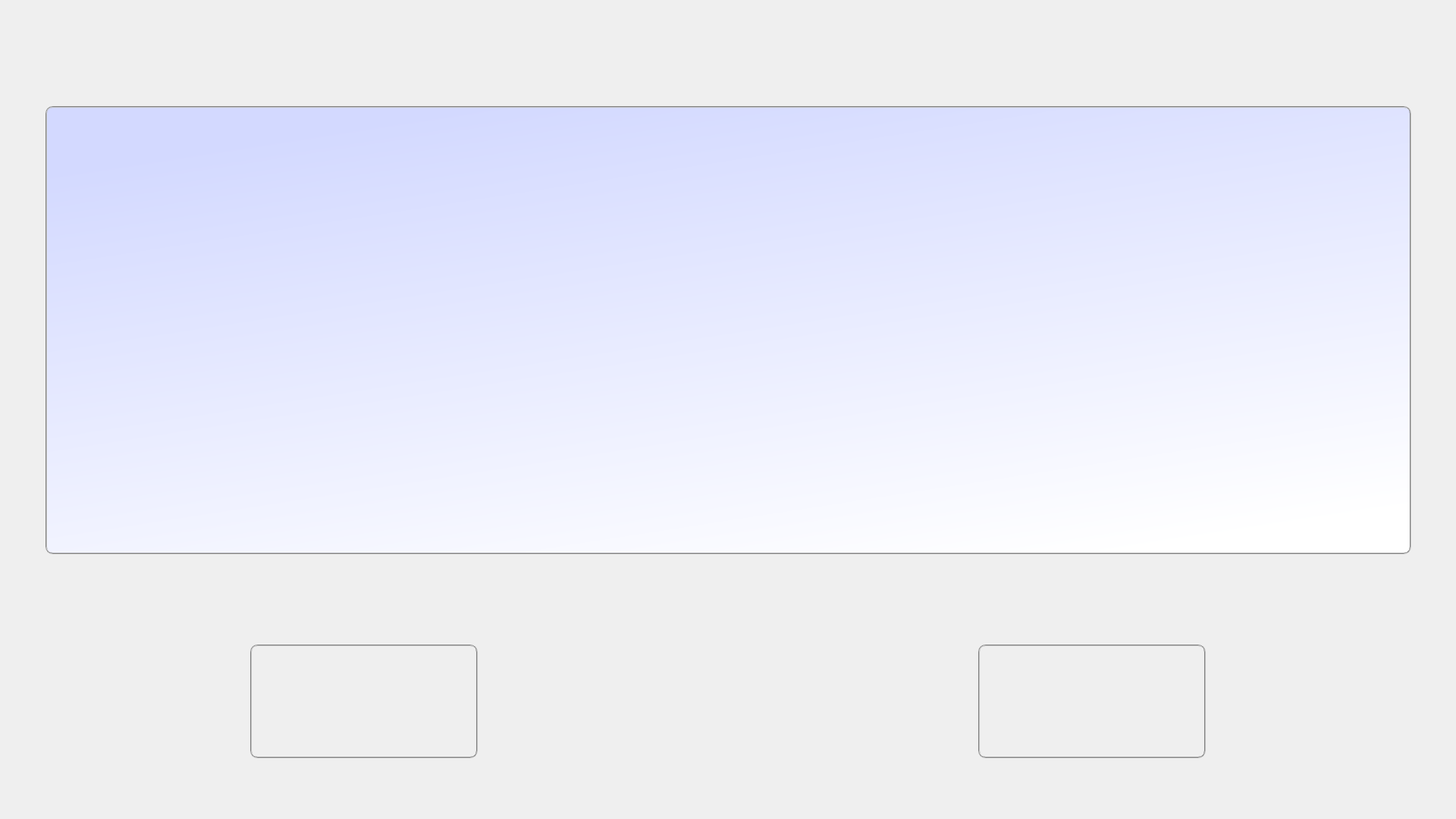
<?xml version="1.0" encoding="UTF-8"?>
<ui version="4.0">
 <class>ConfirmPayDialog</class>
 <widget class="QDialog" name="ConfirmPayDialog">
  <property name="geometry">
   <rect>
    <x>0</x>
    <y>0</y>
    <width>1920</width>
    <height>1080</height>
   </rect>
  </property>
  <property name="windowTitle">
   <string>ConfirmPayDialog</string>
  </property>
  <property name="styleSheet">
   <string notr="true"/>
  </property>
  <widget class="QPushButton" name="pBtnNext">
   <property name="geometry">
    <rect>
     <x>1290</x>
     <y>850</y>
     <width>300</width>
     <height>150</height>
    </rect>
   </property>
   <property name="font">
    <font>
     <pointsize>22</pointsize>
    </font>
   </property>
   <property name="styleSheet">
    <string notr="true">border:2px groove gray;border-radius:10px;padding:2px 4px;
border-image: url(:/Resources/Images/nextoff.png);</string>
   </property>
   <property name="text">
    <string/>
   </property>
  </widget>
  <widget class="QPushButton" name="pBtnHomepage">
   <property name="geometry">
    <rect>
     <x>330</x>
     <y>850</y>
     <width>300</width>
     <height>150</height>
    </rect>
   </property>
   <property name="font">
    <font>
     <family>Algerian</family>
     <pointsize>22</pointsize>
    </font>
   </property>
   <property name="styleSheet">
    <string notr="true">border:2px groove gray;border-radius:10px;padding:2px 4px;
border-image: url(:/Resources/Images/cancelon.png);</string>
   </property>
   <property name="text">
    <string/>
   </property>
  </widget>
  <widget class="QTextBrowser" name="textBrowser">
   <property name="geometry">
    <rect>
     <x>60</x>
     <y>140</y>
     <width>1801</width>
     <height>591</height>
    </rect>
   </property>
   <property name="styleSheet">
    <string notr="true">border:2px groove gray;border-radius:10px;padding:2px 2px;
background-color: qlineargradient(spread:pad, x1:0.3125, y1:0, x2:0.784, y2:1, stop:0 rgba(211, 217, 255, 255), stop:1 rgba(255, 255, 255, 255));</string>
   </property>
   <property name="html">
    <string>&lt;!DOCTYPE HTML PUBLIC &quot;-//W3C//DTD HTML 4.0//EN&quot; &quot;http://www.w3.org/TR/REC-html40/strict.dtd&quot;&gt;
&lt;html&gt;&lt;head&gt;&lt;meta name=&quot;qrichtext&quot; content=&quot;1&quot; /&gt;&lt;style type=&quot;text/css&quot;&gt;
p, li { white-space: pre-wrap; }
&lt;/style&gt;&lt;/head&gt;&lt;body style=&quot; font-family:'SimSun'; font-size:9pt; font-weight:400; font-style:normal;&quot;&gt;
&lt;p style=&quot;-qt-paragraph-type:empty; margin-top:0px; margin-bottom:0px; margin-left:0px; margin-right:0px; -qt-block-indent:0; text-indent:0px;&quot;&gt;&lt;br /&gt;&lt;/p&gt;&lt;/body&gt;&lt;/html&gt;</string>
   </property>
  </widget>
 </widget>
 <layoutdefault spacing="6" margin="11"/>
 <resources>
  <include location="confirmpaydialog.qrc"/>
 </resources>
 <connections/>
</ui>
